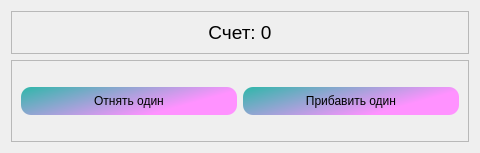
<?xml version="1.0" encoding="UTF-8"?>
<ui version="4.0">
 <class>Form</class>
 <widget class="QWidget" name="Form">
  <property name="geometry">
   <rect>
    <x>0</x>
    <y>0</y>
    <width>480</width>
    <height>153</height>
   </rect>
  </property>
  <property name="windowTitle">
   <string>Form</string>
  </property>
  <layout class="QVBoxLayout" name="verticalLayout" stretch="1,5">
   <item>
    <widget class="QFrame" name="frame">
     <property name="frameShape">
      <enum>QFrame::StyledPanel</enum>
     </property>
     <property name="frameShadow">
      <enum>QFrame::Raised</enum>
     </property>
     <layout class="QVBoxLayout" name="verticalLayout_2">
      <item>
       <widget class="QLabel" name="lb_counter">
        <property name="font">
         <font>
          <pointsize>14</pointsize>
         </font>
        </property>
        <property name="text">
         <string>Счет: 0</string>
        </property>
        <property name="textFormat">
         <enum>Qt::AutoText</enum>
        </property>
        <property name="alignment">
         <set>Qt::AlignCenter</set>
        </property>
       </widget>
      </item>
     </layout>
    </widget>
   </item>
   <item>
    <widget class="QFrame" name="frame_2">
     <property name="font">
      <font>
       <pointsize>10</pointsize>
      </font>
     </property>
     <property name="styleSheet">
      <string notr="true">QPushButton{
background-color: qlineargradient(spread:pad, x1:0, y1:0, x2:0.869, y2:0.403818, stop:0 rgba(46, 183, 169, 255), stop:1 rgba(255, 146, 255, 255));
border: none;
border-radius: 10;
padding: 7;
}
QPushButton:hover:pressed{
	background-color: qlineargradient(spread:pad, x1:0, y1:0, x2:1, y2:1, stop:0 rgba(0, 16, 225, 255), stop:1 rgba(255, 72, 255, 255));
	color:  white;
}</string>
     </property>
     <property name="frameShape">
      <enum>QFrame::StyledPanel</enum>
     </property>
     <property name="frameShadow">
      <enum>QFrame::Raised</enum>
     </property>
     <layout class="QHBoxLayout" name="horizontalLayout">
      <item>
       <widget class="QPushButton" name="pb_minus_one">
        <property name="text">
         <string>Отнять один</string>
        </property>
       </widget>
      </item>
      <item>
       <widget class="QPushButton" name="pb_plus_one">
        <property name="text">
         <string>Прибавить один</string>
        </property>
       </widget>
      </item>
     </layout>
    </widget>
   </item>
  </layout>
 </widget>
 <resources/>
 <connections/>
</ui>
